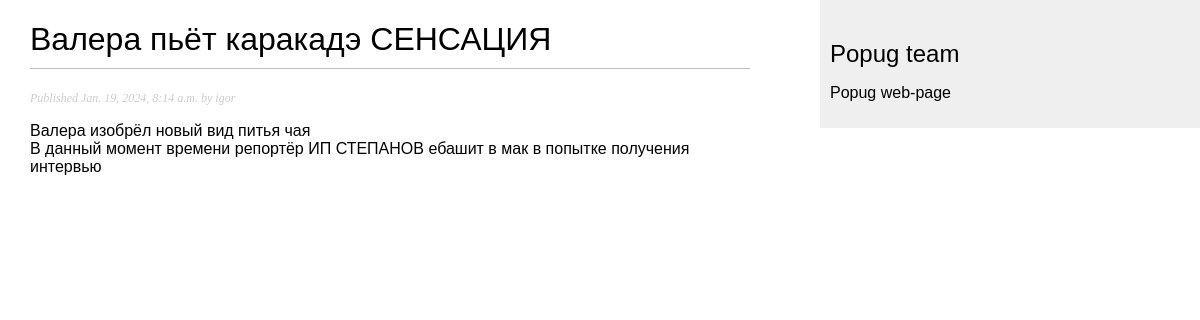
The app's page /blog/2/ with its own data.
### blog/models.py (models this page shows, shortened)
class Post(models.Model):
    slug = models.SlugField(max_length=250,
                            unique_for_date='publish')
    class Status(models.TextChoices):
        DRAFT = 'DF', 'Draft'
        PUBLISHED = 'PB', 'Published'
    title = models.CharField(max_length=250)
    slug = models.SlugField(max_length=250)
    author = models.ForeignKey(User,
                               on_delete=models.CASCADE,
                               related_name='blog_posts')
    body = models.TextField()
    publish = models.DateTimeField(default=timezone.now)
    created = models.DateTimeField(auto_now_add=True)
    updated = models.DateTimeField(auto_now=True)
    status = models.CharField(max_length=2,
                              choices=Status.choices,
                              default=Status.DRAFT)
    objects = models.Manager() # The default manager.
    published = PublishedManager() # Our custom manager.
    class Meta:
        ordering = ['-publish']
        indexes = [
            models.Index(fields=['-publish']),
        ]

### blog/views.py (the view)
# urls.py: path('<int:id>/', views.post_detail, name='post_detail'),
def post_detail(request, id):
    post = get_object_or_404(Post,
                             id=id,
                             status=Post.Status.PUBLISHED)
    return render(request,
                  'blog/post/detail.html',
                  {'post': post})

### blog/templates/blog/post/detail.html (shortened to what this page needs)
{% extends "blog/base.html" %}
{% block content %}
  <h1>{{ post.title }}</h1>
  <p class="date">
    Published {{ post.publish }} by {{ post.author }}
  </p>
  {{ post.body|linebreaks }}
{% endblock %}

### blog/static/css/blog.css (style rules this page uses)
body { margin:0; padding:0; font-family:helvetica, sans-serif; }
h1 { font-weight:normal; border-bottom:1px solid #bbb; padding:0 0 10px 0; }
p.date { color:#ccc; font-family: georgia, serif; font-size: 12px; font-style: italic; }

### records on screen
Post: title "Валера пьёт каракадэ СЕНСАЦИЯ", publish "Jan. 19, 2024, 8:14 a.m.", author "igor", body "Валера изобрёл новый вид питья чая В данный момент времени репортёр ИП СТЕПАНОВ ебашит в мак в попытке получения интервью"
